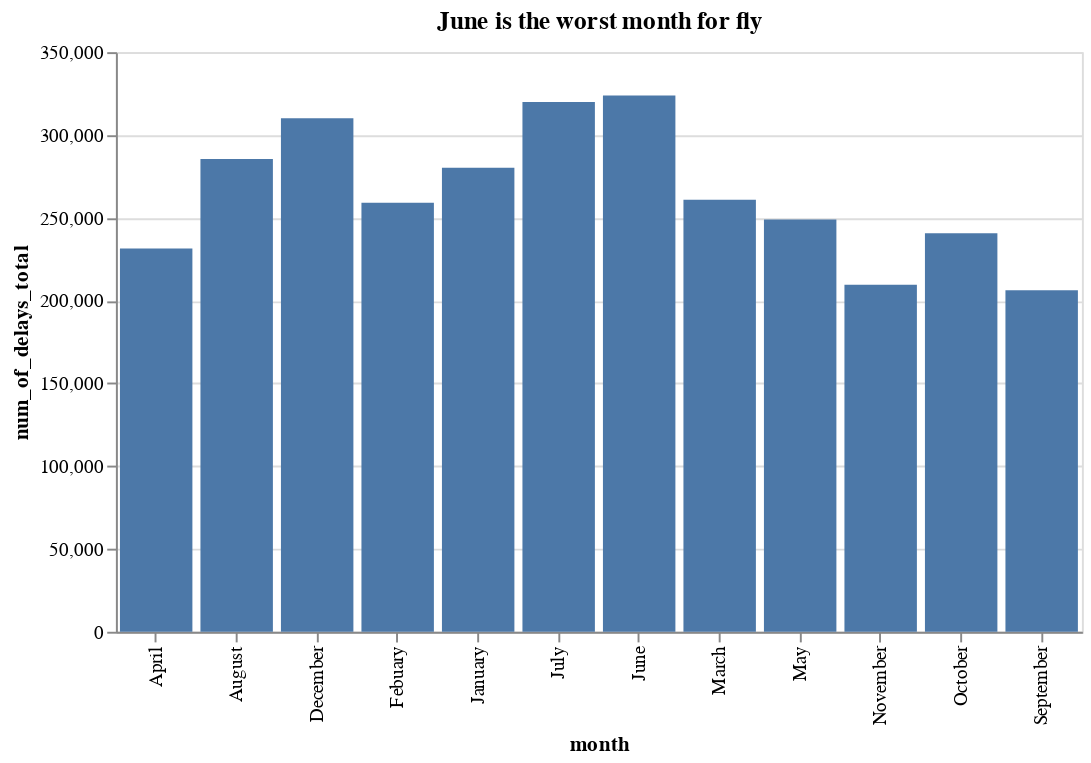

Source (notebook cell):
### Code cell
# Loading data
df_q2 = df.copy()

# Convert month column to numeric
## After examining the data, I should make the `n/a` data to match the above month
ls = []

for i in df_q2['month']:
    ls.append(i)

x = 0

for i in range(len(ls)):
   if ls[i] == 'n/a':
     ls[i] = ls[i-1]
     x+=1
print(x) #27
df_q2['month'] = ls

# Convert string month to numeric
def monthToNum(shortMonth):
    return {
        'January': 1,
        'Febuary': 2,
        'March': 3,
        'April': 4,
        'May': 5,
        'June': 6,
        'July': 7,
        'August': 8,
        'September': 9, 
        'October': 10,
        'November': 11,
        'December': 12
    }[shortMonth]

# Convert the data to numeric data
# df_q2['month'] = df_q2['month'].apply(lambda x: monthToNum(x))

df_q2['month']= df_q2['month'].sort_index(key=lambda x: pd.to_datetime(x, format="%B"))

# Organize with groupby month
total_delays_per_month = df_q2.groupby('month').num_of_delays_total.sum().sort_values(ascending=False)

# Convert to DF for charting
dfx = pd.DataFrame([total_delays_per_month]).T

# Fix indexing issue
dfx['month'] = dfx.index
dfx.reset_index(drop=True, inplace=True)

# Format the way I want
dfx = dfx[['month', 'num_of_delays_total']]

# Chart
total_delays_per_month_chart = (
    alt.Chart(dfx)
    .encode(
        x='month',
        y='num_of_delays_total')
    .mark_bar()
    .properties(width=500, title="June is the worst month for fly "))

# Results
print("As we can see in the chart below, June is the worst month for delays at the airports observed.\n")

# SAVE CHART
# total_delays_per_month_chart.save('total_delays_per_month_chart.png')
total_delays_per_month_chart

### Figure 1 — Vega-Lite specification as saved in the notebook (floating-point values rounded to 4 significant figures)
{"config": {"view": {"continuousWidth": 400, "continuousHeight": 300}}, "data": {"name": "data-5133a41d15ab32dd3eaf9037e4532737"}, "mark": "bar", "encoding": {"x": {"type": "nominal", "field": "month"}, "y": {"type": "quantitative", "field": "num_of_delays_total"}}, "title": "June is the worst month for fly ", "width": 500, "$schema": "https://vega.github.io/schema/vega-lite/v4.8.1.json", "datasets": {"data-5133a41d15ab32dd3eaf9037e4532737": [{"month": "June", "num_of_delays_total": 323759}, {"month": "July", "num_of_delays_total": 319960}, {"month": "December", "num_of_delays_total": 310056}, {"month": "August", "num_of_delays_total": 285514}, {"month": "January", "num_of_delays_total": 280209}, {"month": "March", "num_of_delays_total": 260822}, {"month": "Febuary", "num_of_delays_total": 259092}, {"month": "May", "num_of_delays_total": 248971}, {"month": "October", "num_of_delays_total": 240577}, {"month": "April", "num_of_delays_total": 231408}, {"month": "November", "num_of_delays_total": 209559}, {"month": "September", "num_of_delays_total": 206223}]}}
